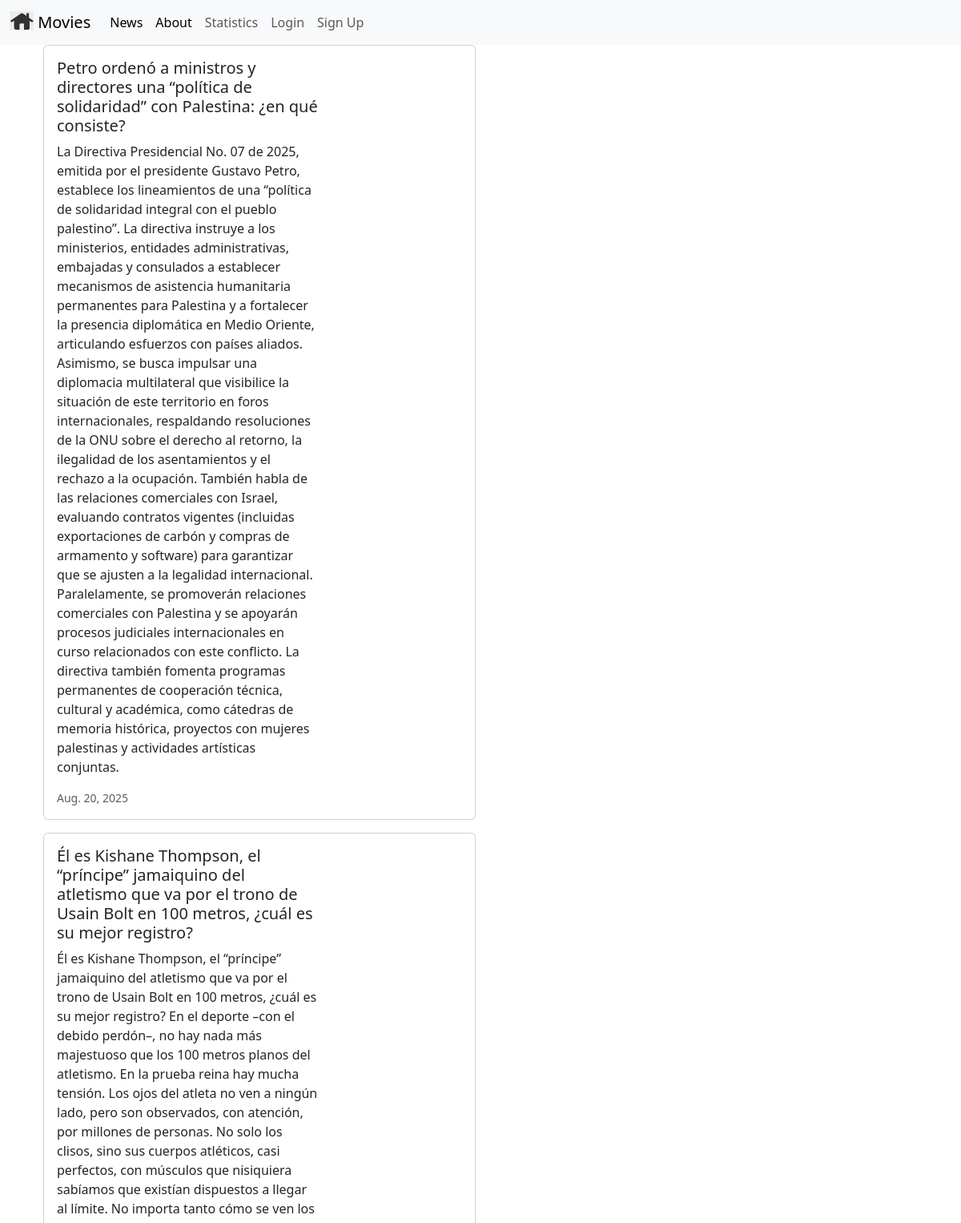
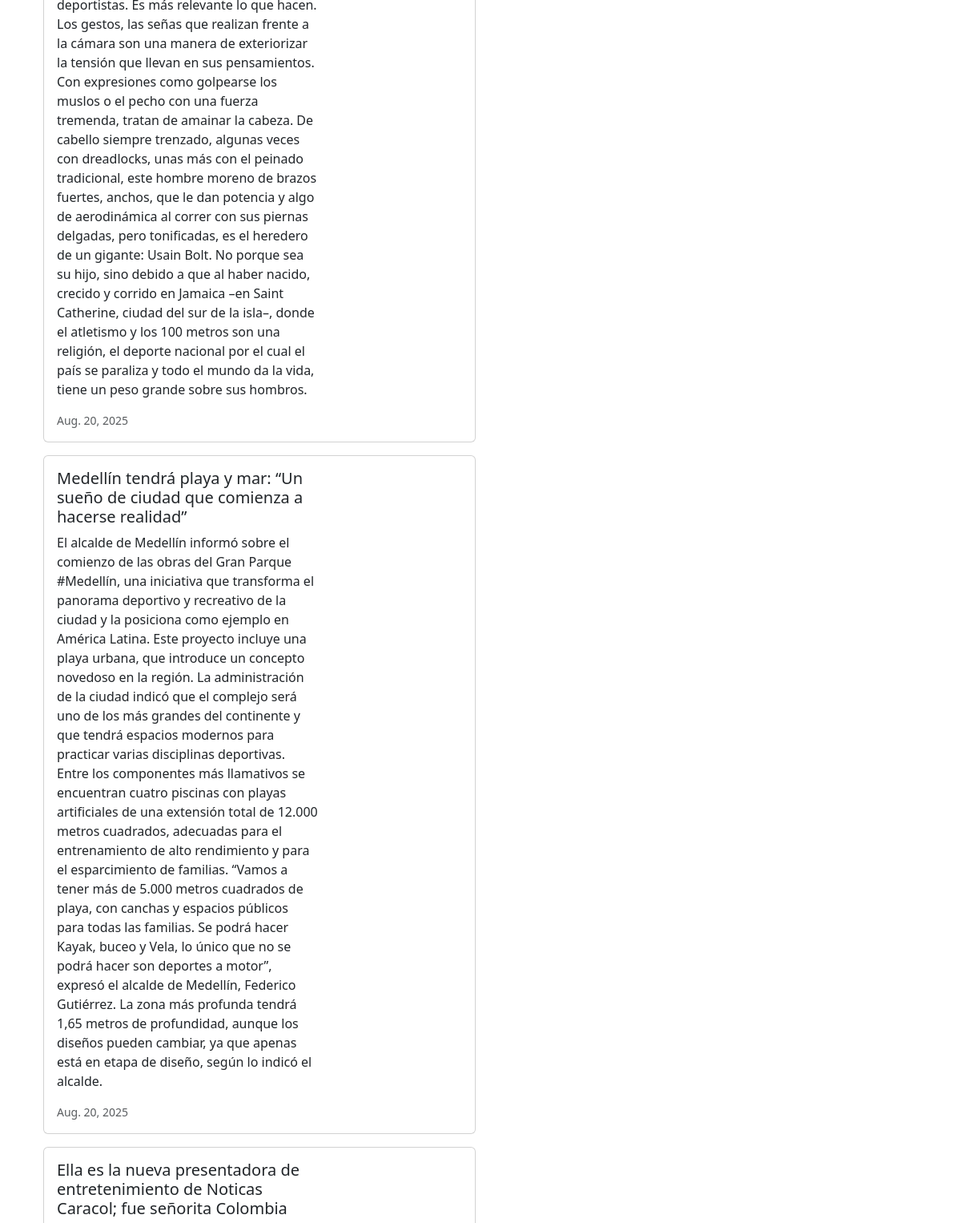
The page /news/ (upper part) on the database as committed earlier (2 pictures, top to bottom).
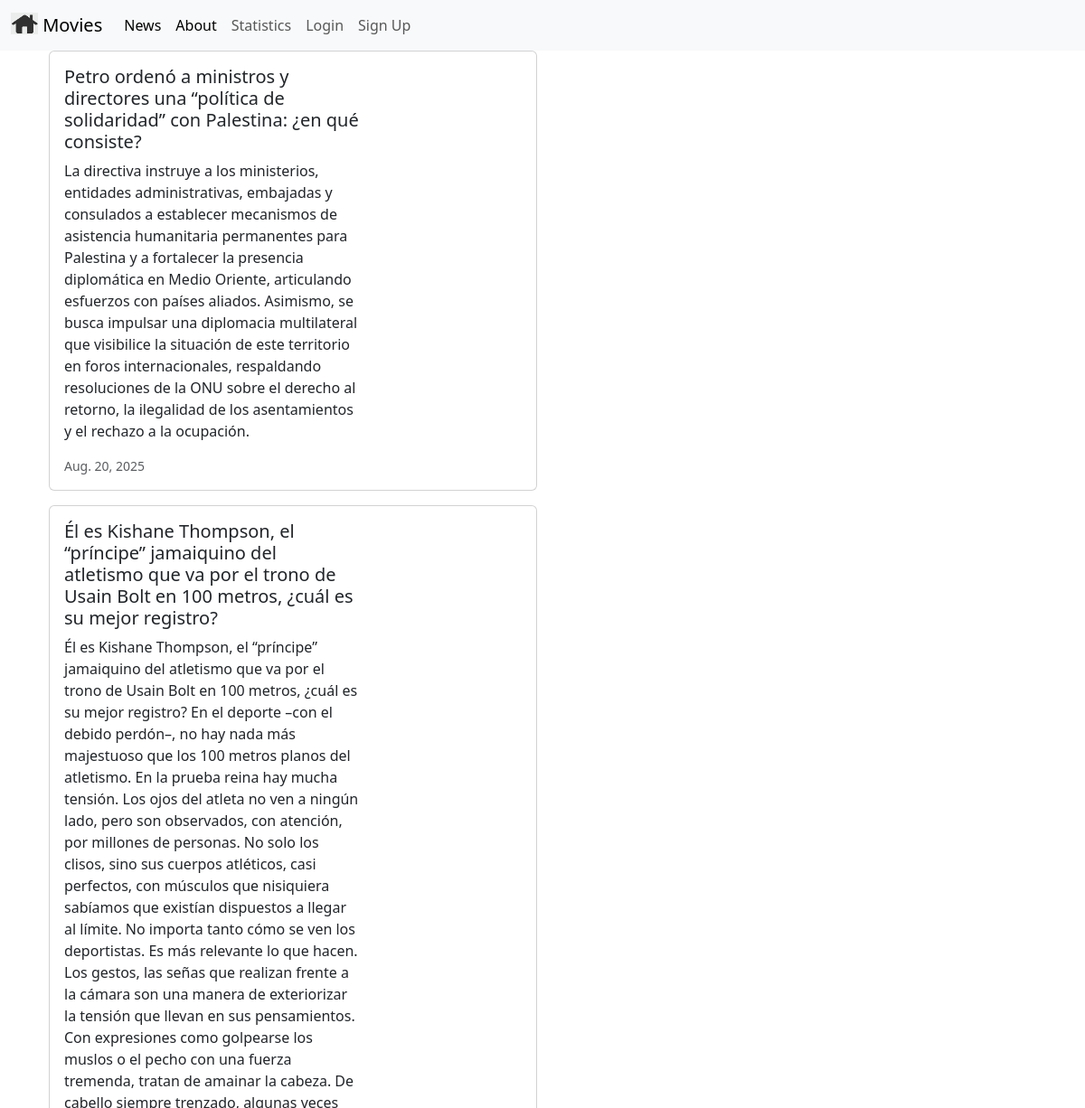
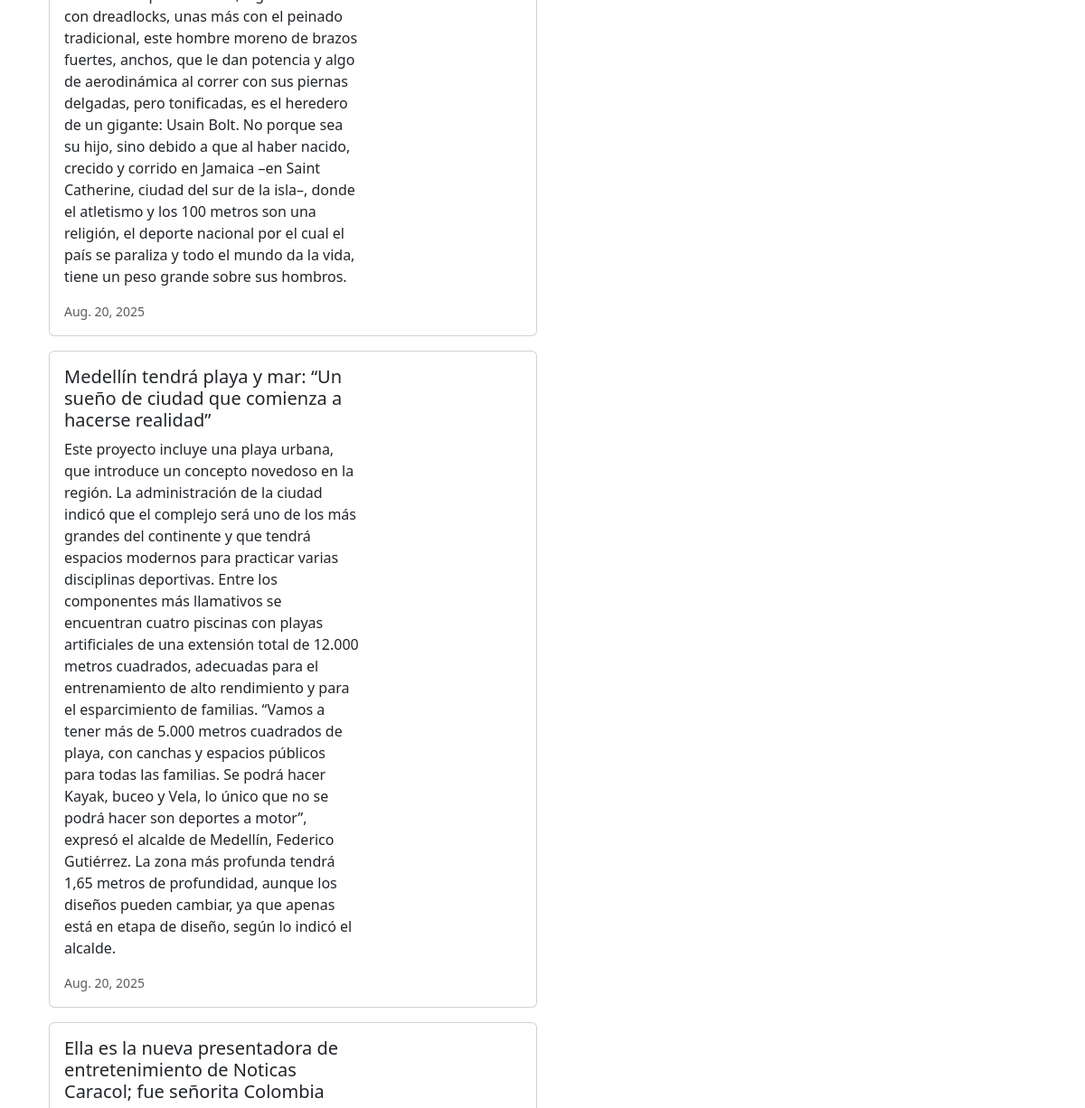
The same page on the database as committed later (2 pictures, top to bottom).
### news/models.py (models this page shows, shortened)
class News(models.Model):
    headline = models.CharField(max_length=200)
    body = models.TextField()
    date = models.DateField()

### news/views.py (the view)
# urls.py: path('news/', include('news.urls')),
def news(request):
    newss = News.objects.all().order_by('-date')
    return render(request, 'news.html', {'newss':newss})

### news/templates/news.html
{% extends 'base.html' %}
{% block content %}
<div class="container">
    {% for news in newss %}
    <div class="card mb-3" style="max-width: 540px;">
         <div class="row g-0">
            <div class="col-md-8">
                <div class="card-body">
                    <h5 class="card-title">{{ news.headline }}</h5>
                    <p class="card-text">{{ news.body }}</p>
                    <p class="card-text"><small class="text-muted"> {{ news.date }} </small></p>
                </div>
            </div>
        </div>
    </div>
{% endfor %}
</div>
{% endblock content %}

Rows that differ between the two databases and show on the page:
changed News: body "La Directiva Presidencial No. 07 de 2025, emitida por el presidente Gustavo Petro, establece los lineamientos de una “política de solidaridad integral con el pueblo palestino”. La directiva instruye a los ministerios, entidades administrativas, embajadas y consulados a establecer mecanismos de asistencia humanitaria permanentes para Palestina y a fortalecer la presencia diplomática en Medio Oriente, articulando esfuerzos con países aliados. Asimismo, se busca impulsar una diplomacia multilateral que visibilice la situación de este territorio en foros internacionales, respaldando resoluciones de la ONU sobre el derecho al retorno, la ilegalidad de los asentamientos y el rechazo a la…" → "La directiva instruye a los ministerios, entidades administrativas, embajadas y consulados a establecer mecanismos de asistencia humanitaria permanentes para Palestina y a fortalecer la presencia diplomática en Medio Oriente, articulando esfuerzos con países aliados. Asimismo, se busca impulsar una diplomacia multilateral que visibilice la situación de este territorio en foros internacionales, respaldando resoluciones de la ONU sobre el derecho al retorno, la ilegalidad de los asentamientos y el rechazo a la ocupación."
changed News: body "El alcalde de Medellín informó sobre el comienzo de las obras del Gran Parque #Medellín, una iniciativa que transforma el panorama deportivo y recreativo de la ciudad y la posiciona como ejemplo en América Latina. Este proyecto incluye una…" → "Este proyecto incluye una…"
